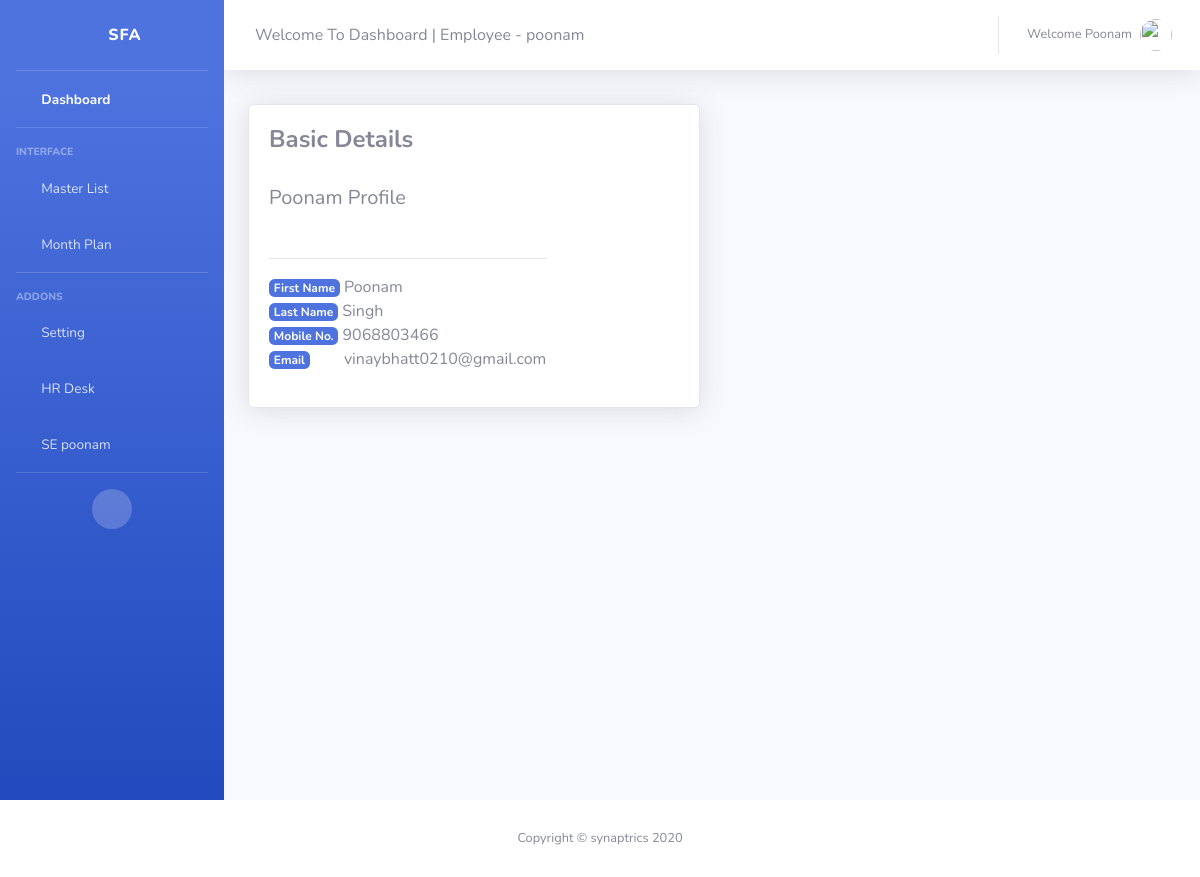
The page /accounts/rbm_profile/ (signed in) on the database its author committed.
### accounts/models.py (models this page shows)
class User(AbstractUser):
	is_se = models.BooleanField(default = False)
	is_abm = models.BooleanField(default = False)
	is_rbm = models.BooleanField(default = False)
	is_zbm = models.BooleanField(default = False)
	is_admin = models.BooleanField(default = False)
	username = models.CharField(max_length = 15,unique=True)
	first_name = models.CharField(max_length = 15)
	last_name = models.CharField(max_length = 15)
	email = models.EmailField()
	mobile_number = models.CharField(max_length = 15 ,null = True , blank = True)

### accounts/views.py (the view)
# urls.py: path('rbm_profile/',views.rbm_profile, name='rbm_profile'),
def rbm_profile(request):
    rbm_executive = Rbm.objects.filter(user = request.user)
    return render (request,  '../templates/accounts/rbm_profile.html',{"rbm_executive":rbm_executive})

### accounts/templates/accounts/rbm_profile.html (shortened to what this page needs)
{% extends 'report/main3.html'%}
{% load static %}
{% block content %}
<div class="container">
  <div class="row">
    <div class="col-md-6 sm-10" style="margin-top: 10px;">
      <div class="card promoting-card shadow">
          <div class="card-body d-flex flex-row">
            <div>
              <h4 class="card-title font-weight-bold mb-2">Basic Details   </h4>
              <p class="pt-2">
                <h5 style="text-transform: capitalize;">{{user.username}} Profile </h5> <br>
                        <hr>
                       <p style="text-transform: capitalize;"><span class="badge badge-primary "> first name </span> {{user.first_name}} <br>
                        <span class="badge badge-primary  ">last name </span> {{user.last_name}} <br>
                        <span class="badge badge-primary "> mobile No. </span> {{user.mobile_number}} <br>
                        <span class="badge badge-primary"> email </span> <span style="text-transform: lowercase; margin-left: 30px;"> {{user.email}}</span> <br> </p>
              </p>
            </div>
          </div>
        </div>
    </div>
  </div>
</div>
    </div>
  </div>
{% endblock content %}

### report/templates/report/main3.html (shortened to what this page needs)
{% load static %}
<!DOCTYPE html>
<html lang="en">
<head>
  <link href="{% static 'report/vendor/fontawesome-free/css/all.min.css' %} " rel="stylesheet" type="text/css">
  <link href="{% static 'report/css/sb-admin-2.min.css' %}" rel="stylesheet">
</head>
<body id="page-top">
  <div id="wrapper">
    <ul class="navbar-nav bg-gradient-primary sidebar sidebar-dark accordion" id="accordionSidebar">
      <a class="sidebar-brand d-flex align-items-center justify-content-center" href="{% url 'home'%}">
        <div class="sidebar-brand-icon rotate-n-15">
          <i class="fas fa-laugh-wink"></i>
        </div>
        <div class="sidebar-brand-text mx-3">SFA  <sup></sup></div>
      </a>
      <hr class="sidebar-divider my-0">
      <li class="nav-item active">
        <a class="nav-link" href="{% url 'report-home'%}">
          <i class="fas fa-fw fa-tachometer-alt"></i>
          <span>Dashboard</span></a>
      </li>
      <hr class="sidebar-divider">
      <div class="sidebar-heading">
        Interface
      </div>
      <li class="nav-item">
        <a class="nav-link collapsed" href="#" data-toggle="collapse" data-target="#collapseTwo" aria-expanded="true" aria-controls="collapseTwo">
          <i class="fas fa-fw fa-cog"></i>
          <span>Master List</span>
        </a>
      </li>
      <li class="nav-item">
        <a class="nav-link collapsed" href="#" data-toggle="collapse" data-target="#collapseUtilities" aria-expanded="true" aria-controls="collapseUtilities">
          <i class="fas fa-fw fa-wrench"></i>
          <span>Month Plan</span>
        </a>
      </li>
      <hr class="sidebar-divider">
      <div class="sidebar-heading">
        Addons
      </div>
      <li class="nav-item">
        <a class="nav-link collapsed" href="#" data-toggle="collapse" data-target="#collapsePages" aria-expanded="true" aria-controls="collapsePages">
          <i class="fas fa-fw fa-folder"></i>
          <span style="text-transform: capitalize;">Setting</span>
        </a>
      </li>
      <li class="nav-item">
        <a class="nav-link" href="{% url 'direct-hr'%}">
          <i class="fas fa-fw fa-chart-area"></i>
          <span>HR Desk</span></a>
      </li>
 {% if user.is_authenticated %}
              {% if user.is_se %}
                        <li class="nav-item">
                            <a class="nav-link" href="{% url 'se_profile' %}">
                              <i class="fas fa-fw fa-chart-area"></i>
                              <span>SE {{user.username}}</span></a>
                          </li>
              {% elif user.is_abm %}
                        <li class="nav-item">
                            <a class="nav-link" href="{% url 'abm_profile' %}">
                              <i class="fas fa-fw fa-chart-area"></i>
                              <span>ABM {{user.username}}</span></a>
                          </li>
              {% elif user.is_zbm %}
                          <li class="nav-item">
                            <a class="nav-link" href="{% url 'zbm_profile' %}">
                              <i class="fas fa-fw fa-chart-area"></i>
                              <span>ZBM {{user.username}}</span></a>
                          </li>
              {% elif user.is_rbm %}
                    <li class="nav-item">
                            <a class="nav-link" href="{% url 'rbm_profile' %}">
                              <i class="fas fa-fw fa-chart-area"></i>
                              <span>RBM {{user.username}}</span></a>
                          </li>
              {% else %}
              <li class="nav-item" style="padding-left: 20px;">
                  <a class="nav-link" href="#" style="font-size: 10px; text-transform :capitalize;">Profile {{ user.username }}</a>
                </li>
              {% endif %}
  {% endif %}
      <hr class="sidebar-divider d-none d-md-block">
      <div class="text-center d-none d-md-inline">
        <button class="rounded-circle border-0" id="sidebarToggle"></button>
      </div>
    </ul>
    <div id="content-wrapper" class="d-flex flex-column">
      <div id="content">
        <nav class="navbar navbar-expand navbar-light bg-white topbar mb-4 static-top shadow">
          <form class="d-none d-sm-inline-block form-inline mr-auto ml-md-3 my-2 my-md-0 mw-100 navbar-search">
            <div class="input-group">
              <div class="input-group-append">
                Welcome To Dashboard | Employee  -  {{user.username}}
              </div>
            </div>
          </form>
          <ul class="navbar-nav ml-auto">
            <li class="nav-item dropdown no-arrow">
              <a class="nav-link dropdown-toggle" href="#" id="userDropdown" role="button" data-toggle="dropdown" aria-haspopup="true" aria-expanded="false">
                <span class="mr-2 d-none d-lg-inline text-gray-600 small" style="text-transform: capitalize;">Welcome {{user.username}}</span>
                <img class="img-profile rounded-circle" src="https://source.unsplash.com/QAB-WJcbgJk/60x60">
              </a>
            </li>
          </ul>
        </nav>
          {%  block content %}
      </div>
      <footer class="sticky-footer bg-white">
        <div class="container my-auto">
          <div class="copyright text-center my-auto">
            <span>Copyright &copy; synaptrics 2020</span>
          </div>
        </div>
      </footer>
</body>
</html>

### rows shown on the page
User: username "poonam", username "Poonam", first_name "Poonam", last_name "Singh", mobile_number "9068803466", email "vinaybhatt0210@gmail.com"
